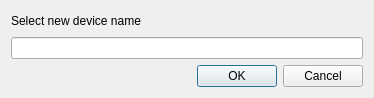
<?xml version="1.0" encoding="UTF-8"?>
<ui version="4.0">
 <class>ChangeNameDialog</class>
 <widget class="QDialog" name="ChangeNameDialog">
  <property name="geometry">
   <rect>
    <x>0</x>
    <y>0</y>
    <width>374</width>
    <height>88</height>
   </rect>
  </property>
  <property name="windowTitle">
   <string>Dialog</string>
  </property>
  <layout class="QGridLayout" name="gridLayout">
   <item row="3" column="0" colspan="2">
    <widget class="QDialogButtonBox" name="buttonBox">
     <property name="orientation">
      <enum>Qt::Horizontal</enum>
     </property>
     <property name="standardButtons">
      <set>QDialogButtonBox::Cancel|QDialogButtonBox::Ok</set>
     </property>
    </widget>
   </item>
   <item row="2" column="0" colspan="2">
    <widget class="QLineEdit" name="name"/>
   </item>
   <item row="0" column="0">
    <widget class="QLabel" name="label">
     <property name="text">
      <string>Select new device name</string>
     </property>
    </widget>
   </item>
   <item row="0" column="1">
    <spacer name="horizontalSpacer">
     <property name="orientation">
      <enum>Qt::Horizontal</enum>
     </property>
     <property name="sizeHint" stdset="0">
      <size>
       <width>40</width>
       <height>20</height>
      </size>
     </property>
    </spacer>
   </item>
  </layout>
 </widget>
 <resources/>
 <connections>
  <connection>
   <sender>buttonBox</sender>
   <signal>accepted()</signal>
   <receiver>ChangeNameDialog</receiver>
   <slot>accept()</slot>
   <hints>
    <hint type="sourcelabel">
     <x>248</x>
     <y>254</y>
    </hint>
    <hint type="destinationlabel">
     <x>157</x>
     <y>274</y>
    </hint>
   </hints>
  </connection>
  <connection>
   <sender>buttonBox</sender>
   <signal>rejected()</signal>
   <receiver>ChangeNameDialog</receiver>
   <slot>reject()</slot>
   <hints>
    <hint type="sourcelabel">
     <x>316</x>
     <y>260</y>
    </hint>
    <hint type="destinationlabel">
     <x>286</x>
     <y>274</y>
    </hint>
   </hints>
  </connection>
 </connections>
</ui>
